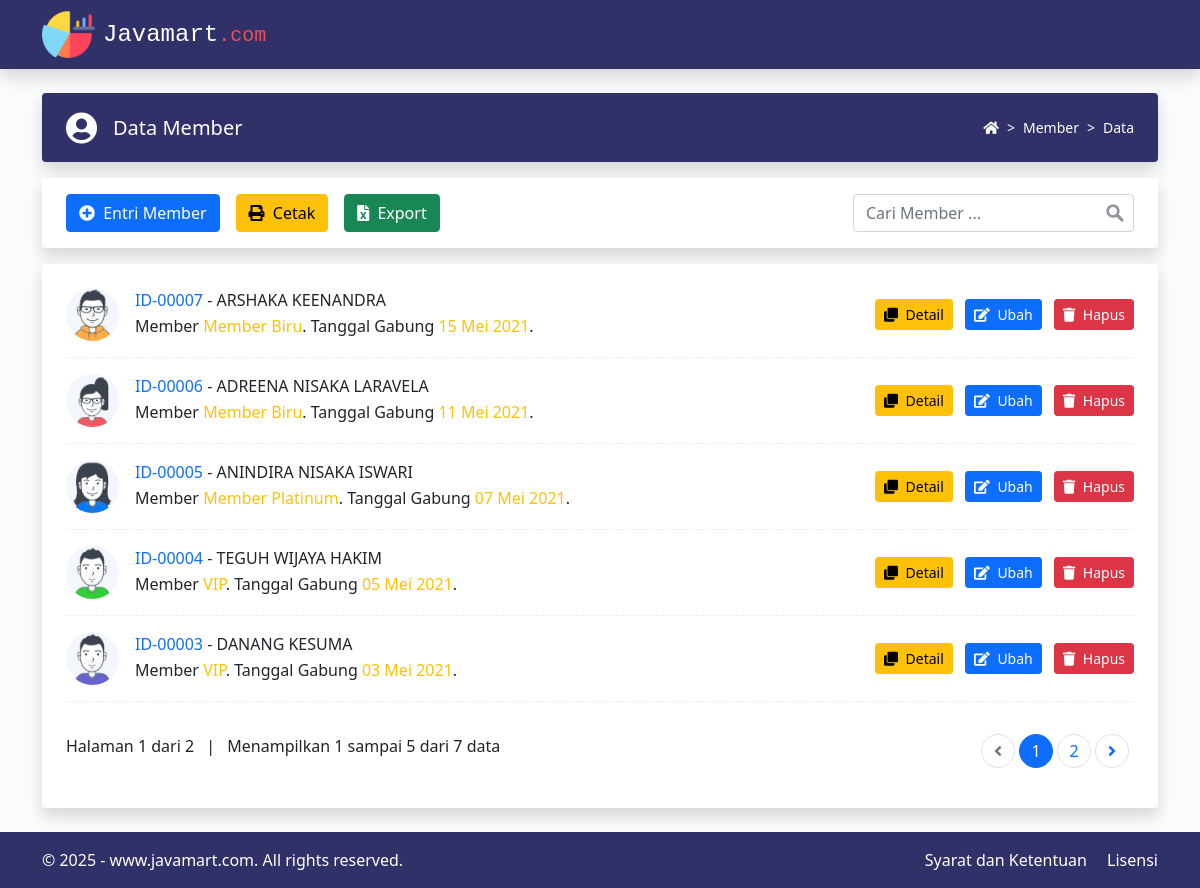
The page / on the database its author committed.
### tables this page shows
CREATE TABLE `tbl_member` (
  `id_member` varchar(8) NOT NULL,
  `tanggal_gabung` date NOT NULL,
  `jenis_member` enum('Member Biru','Member Platinum','VIP','VVIP') NOT NULL,
  `nama_lengkap` varchar(50) NOT NULL,
  `jenis_kelamin` enum('Laki-laki','Perempuan') NOT NULL,
  `alamat` varchar(255) NOT NULL,
  `email` varchar(50) NOT NULL,
  `whatsapp` varchar(13) NOT NULL,
  `foto_profil` varchar(100) NOT NULL
);

### helper/fungsi_tanggal_indo.php (called while the page is built, shortened)
<?php
function tanggal_indo($tanggal){
	$bulan = array (
		1 =>'Januari',
			'Februari',
			'Maret',
			'April',
			'Mei',
			'Juni',
			'Juli',
			'Agustus',
			'September',
			'Oktober',
			'November',
			'Desember'
	);
	$explode = explode('-', $tanggal);
	return $explode[2] . ' ' . $bulan[ (int)$explode[1] ] . ' ' . $explode[0];
}

### tampil_data.php (the view, shortened to what this page needs)
<div class="d-flex flex-column flex-md-row px-4 py-2 mt-4 text-white bg-indigo rounded shadow">
  <div class="d-flex align-items-center me-md-auto">
    <i class="fas fa-user-circle fa-2x me-3"></i>
    <h1 class="h5 pt-2">Data Member</h1>
  </div>
  <div class="ms-5 ms-md-0 pt-md-3 pb-md-0">
    <nav style="--bs-breadcrumb-divider: '>';" aria-label="breadcrumb">
      <ol class="breadcrumb">
        <li class="breadcrumb-item"><a href="http://www.javamart.com/"><i class="fas fa-home"></i></a></li>
        <li class="breadcrumb-item"><a href="?halaman=data">Member</a></li>
        <li class="breadcrumb-item" aria-current="page">Data</li>
      </ol>
    </nav>
  </div>
</div>
<div class="px-4 py-3 mt-3 bg-body rounded shadow">
  <div class="d-flex flex-column flex-md-row">
    <a href="?halaman=entri" class="btn btn-primary me-md-3 mb-2 mb-md-0">
      <i class="fas fa-plus-circle me-1"></i> Entri Member
    </a>
    <a href="cetak.php" target="_blank" class="btn btn-warning me-md-3 mb-2 mb-md-0">
      <i class="fas fa-print me-1"></i> Cetak
    </a>
    <a href="export.php" class="btn btn-success mb-3 mb-md-0">
      <i class="fas fa-file-excel me-1"></i> Export
    </a>
    <form action="?halaman=pencarian" method="post" class="form-search needs-validation ms-md-auto" novalidate>
      <input type="text" name="kata_kunci" class="form-control" placeholder="Cari Member ..." autocomplete="off">
    </form>
  </div>
</div>
<div class="p-4 mt-3 bg-body rounded shadow">
  <?php
  $paginasi_halaman = (isset($_GET['paginasi'])) ? (int) $_GET['paginasi'] : 1;
  $batas = 5;
  $batas_awal = ($paginasi_halaman - 1) * $batas;
  $query = mysqli_query($mysqli, "SELECT id_member, tanggal_gabung, jenis_member, nama_lengkap, foto_profil FROM tbl_member
                                  ORDER BY id_member DESC LIMIT $batas_awal, $batas")
                                  or die('Ada kesalahan pada query tampil data : ' . mysqli_error($mysqli));
  $rows = mysqli_num_rows($query);
  if ($rows <> 0) {
    while ($data = mysqli_fetch_assoc($query)) { ?>
      <div class="d-flex flex-column flex-md-row align-items-center align-items-md-left">
        <div class="me-md-3 pb-3 pb-md-0">
          <img src="images/<?= $data['foto_profil']; ?>" alt="Foto Profil" class="rounded-circle foto-profil">
        </div>
        <div class="text-center text-md-start pb-3 pb-md-0">
          <h6 class="text-uppercase mb-1"><span class="text-primary"><?= $data['id_member']; ?></span> - <?= $data['nama_lengkap']; ?></h6>
          <div>
            Member <span class="text-warning"><?= $data['jenis_member']; ?></span>.
            Tanggal Gabung <span class="text-warning"><?= tanggal_indo($data['tanggal_gabung']); ?></span>.
          </div>
        </div>
        <div class="ms-md-auto">
          <a href="?halaman=detail&id=<?= $data['id_member']; ?>" class="btn btn-warning btn-sm me-2 mb-2 mb-md-0">
            <i class="fas fa-clone me-1"></i> Detail
          </a>
          <a href="?halaman=ubah&id=<?= $data['id_member']; ?>" class="btn btn-primary btn-sm me-2 mb-2 mb-md-0">
            <i class="fas fa-edit me-1"></i> Ubah
          </a>
          <a href="proses_hapus.php?id=<?= $data['id_member']; ?>" onclick="return confirm('Anda yakin ingin menghapus data member <?= $data['nama_lengkap']; ?>?')" class="btn btn-danger btn-sm mb-2 mb-md-0">
            <i class="fas fa-trash me-1"></i> Hapus
          </a>
        </div>
      </div>
      <div class="separator-dashed my-3"></div>
    <?php } ?>
    <div class="row">
      <div class="col-md-6">
        <div class="text-center text-md-start pt-3">
          <?php
          $query = mysqli_query($mysqli, "SELECT id_member FROM tbl_member")
                                          or die('Ada kesalahan pada query jumlah data : ' . mysqli_error($mysqli));
          $jumlah_data = mysqli_num_rows($query);
          $jumlah_paginasi_halaman = ceil($jumlah_data / $batas);
          if ($jumlah_data <> 0) {
            echo "Halaman $paginasi_halaman dari $jumlah_paginasi_halaman";
          }
          ?>
          <span class="mx-2">|</span>
          <?php
          $data_awal = ($jumlah_paginasi_halaman <> 0) ? $batas_awal + 1 : $batas_awal;
          $query = mysqli_query($mysqli, "SELECT id_member FROM tbl_member LIMIT $data_awal, $batas")
                                          or die('Ada kesalahan pada query jumlah data per halaman : ' . mysqli_error($mysqli));
          $jumlah_data_per_paginasi_halaman = mysqli_num_rows($query);
          $data_akhir = ($jumlah_data_per_paginasi_halaman < $batas) ? $data_awal + $jumlah_data_per_paginasi_halaman : $batas_awal + $jumlah_data_per_paginasi_halaman;
          ?>
          Menampilkan <?= $data_awal; ?> sampai <?= $data_akhir; ?> dari <?= $jumlah_data; ?> data
        </div>
      </div>
      <div class="col-md-6">
        <ul class="pagination justify-content-center justify-content-md-end pt-3">
          <?php
          if ($paginasi_halaman <= '1') { ?>
            <li class="page-item circle-pagination disabled">
              <a class="page-link" aria-label="Previous">
                <i class="fas fa-angle-left"></i>
              </a>
            </li>
          <?php } ?>
          <?php
          $jumlah_button = 3;
          $nomor_awal  = ($paginasi_halaman > $jumlah_button) ? $paginasi_halaman - $jumlah_button : 1;
          $nomor_akhir = ($paginasi_halaman < ($jumlah_paginasi_halaman - $jumlah_button)) ? $paginasi_halaman + $jumlah_button : $jumlah_paginasi_halaman;
          for ($x = $nomor_awal; $x <= $nomor_akhir; $x++) {
            $link_active = ($paginasi_halaman == $x) ? 'active' : '';
          ?>
            <li class="page-item circle-pagination <?= $link_active; ?>">
              <a class="page-link" href="?paginasi=<?= $x; ?>"><?= $x; ?></a>
            </li>
          <?php } ?>
          <?php
          if ($paginasi_halaman >= $jumlah_paginasi_halaman) { ?>
            <li class="page-item circle-pagination disabled">
              <a class="page-link" aria-label="Next">
                <i class="fas fa-angle-right"></i>
              </a>
            </li>
          <?php
          }
          else { ?>
            <li class="page-item circle-pagination">
              <a class="page-link" href="?paginasi=<?= $paginasi_halaman + 1; ?>" aria-label="Next">
                <i class="fas fa-angle-right"></i>
              </a>
            </li>
          <?php } ?>
        </ul>
      </div>
    </div>
  <?php } ?>
</div>

### index.php (shortened to what this page needs)
<?php
require_once "config/database.php";
require_once "helper/fungsi_tanggal_indo.php";
?>
<!doctype html>
<html lang="en" class="h-100">
<head>
  <link href="https://cdn.jsdelivr.net/npm/bootstrap@5.0.0-beta3/dist/css/bootstrap.min.css" rel="stylesheet">
  <link rel="stylesheet" href="https://cdnjs.cloudflare.com/ajax/libs/font-awesome/5.15.3/css/all.min.css" />
  <link rel="stylesheet" href="https://cdn.jsdelivr.net/npm/vanillajs-datepicker@1.1.4/dist/css/datepicker.min.css">
  <link rel="stylesheet" href="assets/css/style.css">
</head>
<body class="d-flex flex-column h-100">
  <header class="p-2 bg-indigo text-white shadow">
    <div class="container">
      <div class="d-flex flex-column flex-md-row align-items-center justify-content-center">
        <a href="http://www.javamart.com/" class="d-flex flex-column flex-md-row align-items-center justify-content-center me-md-auto py-2 py-md-0 text-decoration-none">
          <img src="assets/img/java.png" alt="Indra Satya" height="53" class="me-2">
          <span class="text-white font-monospace fs-4">Javamart<span class="text-orange fs-5">.com</span></span>
        </a>
      </div>
    </div>
  </header>
  <main class="flex-shrink-0 mb-4">
    <div class="container">
      <?php
      if (empty($_GET["halaman"]) || $_GET['halaman'] == 'data') {
        include "tampil_data.php";
      }
      elseif ($_GET['halaman'] == 'entri') {
        include "form_entri.php";
      }
      elseif ($_GET['halaman'] == 'ubah') {
        include "form_ubah.php";
      }
      elseif ($_GET['halaman'] == 'detail') {
        include "tampil_detail.php";
      }
      elseif ($_GET['halaman'] == 'pencarian') {
        include "tampil_pencarian.php";
      }
      ?>
    </div>
  </main>
  <footer class="footer mt-auto py-3 bg-indigo">
    <div class="container">
      <div class="d-flex flex-column flex-md-row align-items-center align-items-md-left text-white">
        <div class="copyright text-center mb-2 mb-md-0">
          &copy; 2025 - <a href="http://www.javamart.com/" target="_blank">www.javamart.com</a>. All rights reserved.
        </div>
        <div class="link ms-md-auto">
          <a href="http://www.javamart.com/" target="_blank" class="me-3">Syarat dan Ketentuan</a>
          <a href="http://www.javamart.com/" target="_blank">Lisensi</a>
        </div>
      </div>
    </div>
  </footer>
</body>
</html>

### assets/css/style.css (style rules this page uses)
body { background: #f9fbfd; }
.bg-indigo { background-color: #31316a !important; }
.text-orange { color: #ee5050 !important; }
.breadcrumb { font-size: 14px; }
.breadcrumb .breadcrumb-item a { color: #fff !important; text-decoration: none; }
.breadcrumb-item + .breadcrumb-item::before { color: #fff; }
.form-search input { border-color: #ced4da; padding-right: calc(1.5em + 0.75rem); background-image: url(../img/search-icon.svg); background-repeat: no-repeat; background-position: right calc(0.375em + 0.1875rem) center; background-size: calc(0.75em + 0.375rem) calc(0.75em + 0.375rem); }
.circle-pagination .page-link { display: flex; border-radius: 50% !important; align-items: center; justify-content: center; width: 34px; height: 34px; padding: 0; }
.page-item .page-link { margin: 0 5px; }
.foto-profil { width: 53px; height: 53px; }
.separator-dashed { border-top: 1px dashed #ebecec; }
.footer .copyright a, .footer .link a { color: #fff; text-decoration: none; }

### rows shown on the page
tbl_member: foto_profil (picture), id_member "ID-00007", nama_lengkap "ARSHAKA KEENANDRA", jenis_member "Member Biru", tanggal_gabung "15 Mei 2021"
tbl_member: foto_profil (picture), id_member "ID-00006", nama_lengkap "ADREENA NISAKA LARAVELA", jenis_member "Member Biru", tanggal_gabung "11 Mei 2021"
tbl_member: foto_profil (picture), id_member "ID-00005", nama_lengkap "ANINDIRA NISAKA ISWARI", jenis_member "Member Platinum", tanggal_gabung "07 Mei 2021"
tbl_member: foto_profil (picture), id_member "ID-00004", nama_lengkap "TEGUH WIJAYA HAKIM", jenis_member "VIP", tanggal_gabung "05 Mei 2021"
tbl_member: foto_profil (picture), id_member "ID-00003", nama_lengkap "DANANG KESUMA", jenis_member "VIP", tanggal_gabung "03 Mei 2021"

### other values the page prints
$paginasi_halaman "1"
$jumlah_paginasi_halaman "2"
$data_awal "1"
$data_akhir "5"
$jumlah_data "7"
